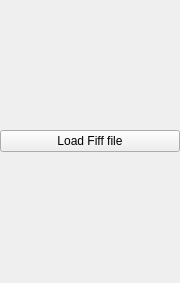
<?xml version="1.0" encoding="UTF-8"?>
<ui version="4.0">
 <class>DataLoaderControl</class>
 <widget class="QWidget" name="DataLoaderControl">
  <property name="geometry">
   <rect>
    <x>0</x>
    <y>0</y>
    <width>180</width>
    <height>283</height>
   </rect>
  </property>
  <property name="minimumSize">
   <size>
    <width>180</width>
    <height>0</height>
   </size>
  </property>
  <property name="windowTitle">
   <string>Music Control</string>
  </property>
  <layout class="QGridLayout" name="gridLayout">
   <property name="leftMargin">
    <number>0</number>
   </property>
   <property name="topMargin">
    <number>0</number>
   </property>
   <property name="rightMargin">
    <number>0</number>
   </property>
   <property name="bottomMargin">
    <number>0</number>
   </property>
   <item row="0" column="0">
    <widget class="QPushButton" name="m_pPushButtonFiffLoader">
     <property name="text">
      <string>Load Fiff file</string>
     </property>
    </widget>
   </item>
  </layout>
 </widget>
 <resources/>
 <connections/>
</ui>
